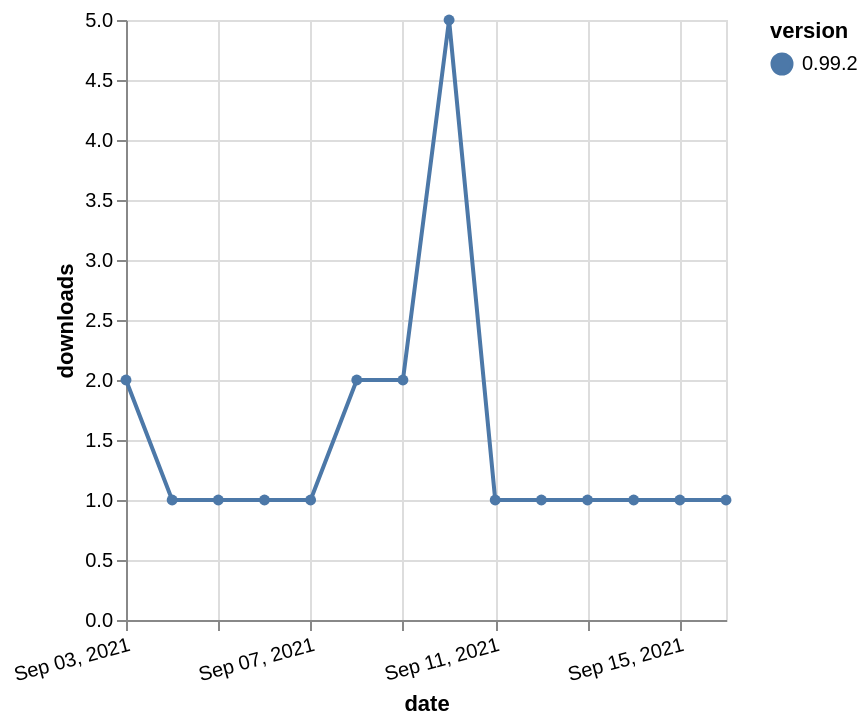

This figure's Vega-Lite source:
### Vega-Lite specification from a JSON file in a GitHub repository (floating-point values rounded to 4 significant figures)
{"$schema": "https://vega.github.io/schema/vega-lite/v5.json", "description": "A simple bar chart with embedded data.", "data": {"values": [{"date": "2021-09-03", "total": 649, "delta": 2, "version": "0.99.2"}, {"date": "2021-09-04", "total": 650, "delta": 1, "version": "0.99.2"}, {"date": "2021-09-05", "total": 651, "delta": 1, "version": "0.99.2"}, {"date": "2021-09-06", "total": 652, "delta": 1, "version": "0.99.2"}, {"date": "2021-09-07", "total": 653, "delta": 1, "version": "0.99.2"}, {"date": "2021-09-08", "total": 655, "delta": 2, "version": "0.99.2"}, {"date": "2021-09-09", "total": 657, "delta": 2, "version": "0.99.2"}, {"date": "2021-09-10", "total": 662, "delta": 5, "version": "0.99.2"}, {"date": "2021-09-11", "total": 663, "delta": 1, "version": "0.99.2"}, {"date": "2021-09-12", "total": 664, "delta": 1, "version": "0.99.2"}, {"date": "2021-09-13", "total": 665, "delta": 1, "version": "0.99.2"}, {"date": "2021-09-14", "total": 666, "delta": 1, "version": "0.99.2"}, {"date": "2021-09-15", "total": 667, "delta": 1, "version": "0.99.2"}, {"date": "2021-09-16", "total": 668, "delta": 1, "version": "0.99.2"}]}, "width": "container", "mark": {"type": "line", "point": {"filled": true}}, "encoding": {"x": {"field": "date", "type": "temporal", "timeUnit": "yearmonthdate", "title": "date", "axis": {"labelAngle": -15}}, "y": {"field": "delta", "type": "quantitative", "title": "downloads"}, "color": {"field": "version", "type": "nominal"}, "tooltip": {"field": "delta"}}}
